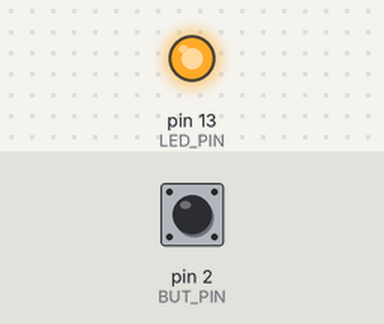
This sketch was run on a simulated Arduino Uno, built with avr-gcc and run on an emulated ATmega328P. Parts: output pins drawn as LEDs (lit = HIGH). The inputs (shaded band) are chosen by the test bench; at power-on: pin 2 (BUT_PIN) LOW. At 0.0 s the program stops and its outputs stay as they are.

Above: at 0.1 s.
Timing chart, 0 to 1.5 s (numbered marks = the images above):
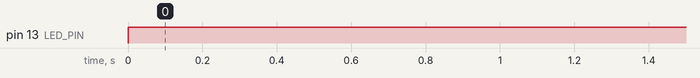

The sketch:

Parar_o_LED_com_buton.ino
```cpp
#define LED_PIN 13
#define BUT_PIN 2

int state = 1;
unsigned long old;

void setup() {
  // put your setup code here, to run once:
  pinMode(LED_PIN, OUTPUT);
  pinMode(BUT_PIN, INPUT);
}

void loop() {
  // put your main code here, to run repeatedly:
    /*digitalWrite(LED_PIN, HIGH);
    delay(1000);
    digitalWrite(LED_PIN, LOW);
    delay(1000);*/

  int buton = digitalRead(BUT_PIN);
  /*if(!buton){
    digitalWrite(LED_PIN, HIGH);
    while(1);
  }*/

  unsigned long now  = millis();
  if(now >= old+1000){
    old = now;
    state = !state;
    digitalWrite(LED_PIN, state);
  }

  while(!buton){
    digitalWrite(LED_PIN, HIGH);
    }
}
```

Measured:
- by itself, pin 13 (LED_PIN): LOW → HIGH at 0.00 s
